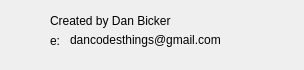
<?xml version="1.0" encoding="UTF-8"?>
<ui version="4.0">
 <class>Form</class>
 <widget class="QWidget" name="Form">
  <property name="geometry">
   <rect>
    <x>0</x>
    <y>0</y>
    <width>304</width>
    <height>70</height>
   </rect>
  </property>
  <property name="windowTitle">
   <string>Form</string>
  </property>
  <widget class="QLabel" name="label">
   <property name="geometry">
    <rect>
     <x>50</x>
     <y>10</y>
     <width>211</width>
     <height>21</height>
    </rect>
   </property>
   <property name="styleSheet">
    <string notr="true">font: 11pt &quot;MS Shell Dlg 2&quot;;</string>
   </property>
   <property name="text">
    <string>Created by Dan Bicker</string>
   </property>
  </widget>
  <widget class="QLabel" name="label_2">
   <property name="geometry">
    <rect>
     <x>70</x>
     <y>30</y>
     <width>191</width>
     <height>21</height>
    </rect>
   </property>
   <property name="mouseTracking">
    <bool>true</bool>
   </property>
   <property name="styleSheet">
    <string notr="true">font: 11pt &quot;MS Shell Dlg 2&quot;;</string>
   </property>
   <property name="text">
    <string>dancodesthings@gmail.com</string>
   </property>
   <property name="textInteractionFlags">
    <set>Qt::TextSelectableByKeyboard|Qt::TextSelectableByMouse</set>
   </property>
  </widget>
  <widget class="QLabel" name="label_3">
   <property name="geometry">
    <rect>
     <x>50</x>
     <y>30</y>
     <width>21</width>
     <height>21</height>
    </rect>
   </property>
   <property name="mouseTracking">
    <bool>true</bool>
   </property>
   <property name="styleSheet">
    <string notr="true">font: 11pt &quot;MS Shell Dlg 2&quot;;</string>
   </property>
   <property name="text">
    <string>e:</string>
   </property>
   <property name="textInteractionFlags">
    <set>Qt::NoTextInteraction</set>
   </property>
  </widget>
 </widget>
 <resources/>
 <connections/>
</ui>
